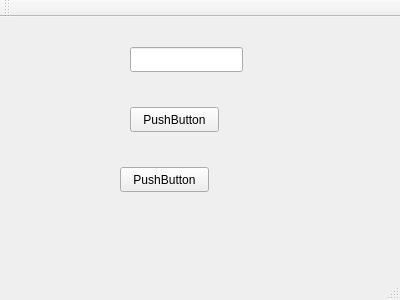
<?xml version="1.0" encoding="UTF-8"?>
<ui version="4.0">
 <class>DbusClient</class>
 <widget class="QMainWindow" name="DbusClient">
  <property name="geometry">
   <rect>
    <x>0</x>
    <y>0</y>
    <width>400</width>
    <height>300</height>
   </rect>
  </property>
  <property name="windowTitle">
   <string>DbusClient</string>
  </property>
  <widget class="QWidget" name="centralWidget">
   <widget class="QPushButton" name="pushButton">
    <property name="geometry">
     <rect>
      <x>130</x>
      <y>90</y>
      <width>89</width>
      <height>25</height>
     </rect>
    </property>
    <property name="text">
     <string>PushButton</string>
    </property>
   </widget>
   <widget class="QPushButton" name="pushButton_2">
    <property name="geometry">
     <rect>
      <x>120</x>
      <y>150</y>
      <width>89</width>
      <height>25</height>
     </rect>
    </property>
    <property name="text">
     <string>PushButton</string>
    </property>
   </widget>
   <widget class="QLineEdit" name="lineEdit">
    <property name="geometry">
     <rect>
      <x>130</x>
      <y>30</y>
      <width>113</width>
      <height>25</height>
     </rect>
    </property>
   </widget>
  </widget>
  <widget class="QMenuBar" name="menuBar">
   <property name="geometry">
    <rect>
     <x>0</x>
     <y>0</y>
     <width>400</width>
     <height>28</height>
    </rect>
   </property>
  </widget>
  <widget class="QToolBar" name="mainToolBar">
   <attribute name="toolBarArea">
    <enum>TopToolBarArea</enum>
   </attribute>
   <attribute name="toolBarBreak">
    <bool>false</bool>
   </attribute>
  </widget>
  <widget class="QStatusBar" name="statusBar"/>
 </widget>
 <layoutdefault spacing="6" margin="11"/>
 <resources/>
 <connections/>
</ui>
